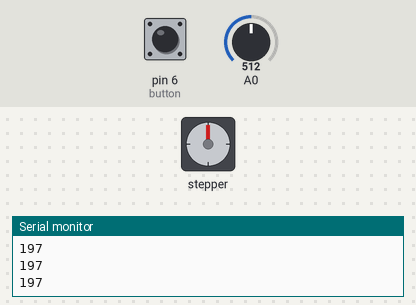
A sketch run on a simulated Arduino Uno, built with avr-gcc and run on an emulated ATmega328P. Parts: stepper motor, the last lines printed to the serial monitor. The inputs (shaded band) are chosen by the test bench; at power-on: pin 6 (button) HIGH, A0 = 512. Stepper angles assume 200 steps per turn.

Above: at 1.2 s.
1.3 s: pin 6 (button) pulled LOW for 0.15 s
At 2.5 s:
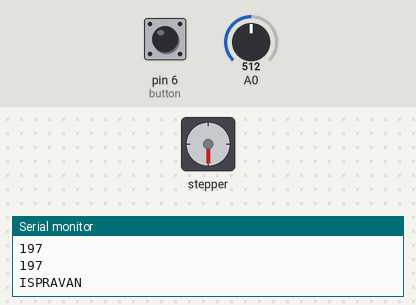
4.4 s: A0 set to 716
5.9 s: pin 6 (button) pulled LOW for 1 s
At 6.06 s:
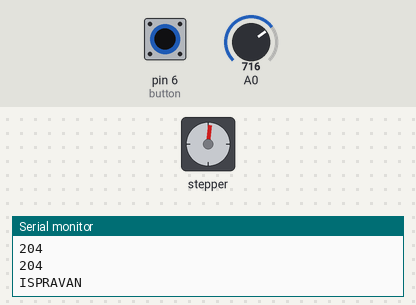
9.4 s: A0 set to 900
10.9 s: pin 6 (button) pulled LOW for 0.15 s
At 11.06 s:
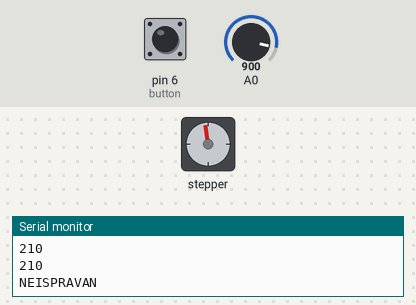
14.0 s: pin 6 (button) pulled LOW for 3.2 s
At 14.42 s:
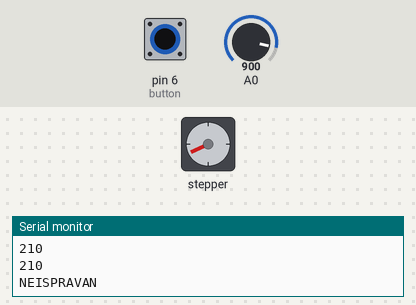
Timing chart, 0 to 17.5 s (numbered marks = the images above; inputs shaded):
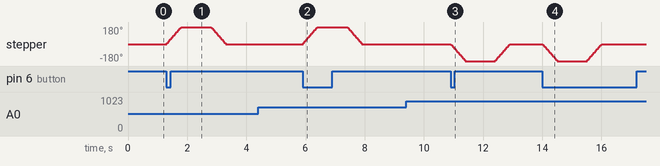

Measured:
- after the input at 1.3 s, stepper: turns 180° clockwise in 0.48 s, then 180° counter-clockwise in 0.48 s
- after the input at 5.9 s, stepper: turns 180° clockwise in 0.48 s, then 180° counter-clockwise in 0.48 s
- after the input at 10.9 s, stepper: turns 180° counter-clockwise in 0.48 s, then 180° clockwise in 0.48 s
- after the input at 14.0 s, stepper: turns 180° counter-clockwise in 0.48 s, then 180° clockwise in 0.48 s

The sketch:

B22_Program.ino
```cpp
// ---  B22 - Kontrola proizovdnje
// ---  Autor: Zoran Todorovic
// ---  06.06.2022.

#include <Stepper.h>

const int button = 6; // pin na koji je povezano dugme

const int stepsPerRevolution = 200;

Stepper myStepper(stepsPerRevolution, 8, 9, 10, 11);

// [ Pomocne promenljive ]
bool debounce = false;

void setup() {
  myStepper.setSpeed(60);
  Serial.begin(9600);
  pinMode(button, INPUT_PULLUP);
}


void loop() {
  int senzor = map(analogRead(0), 0, 1024, 180, 215);
  Serial.println(senzor);
  if(!digitalRead(button) && !debounce){
    debounce = true;
    if(senzor >= 196 && senzor <= 204){
      Serial.println("ISPRAVAN");
      myStepper.step(100);
      delay(1000);
      myStepper.step(-100);
    }
    else {
      Serial.println("NEISPRAVAN");
      myStepper.step(-100);
      delay(1000);
      myStepper.step(100);
    }
  }
  else if(digitalRead(button) && debounce) debounce = false;
}
```
